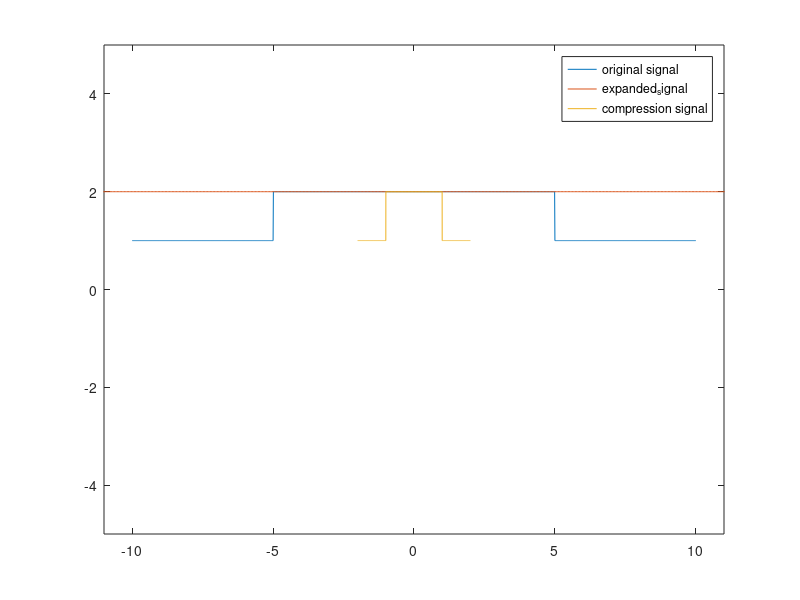

MATLAB code to generate this figure:
clear all
close all
clc
t=-10:0.01:10;
for i=1:length(t)
    if(t(i)>=5)
       x_t(i)=1; 
    else if (t(i)<=-5)
            x_t(i)=1;
        else
            x_t(i)=2;
        end
    end
end
comp=input('enter expansion factor');
exp=input('enter compression factor');

t_exp=t/exp;
t_comp=t.*comp;
% t_fold=t.*-1;

figure()
plot(t,x_t);
hold on
plot(t_comp,x_t);
plot(t_exp,x_t);
% plot(t_fold,x_t);
hold off
axis([-11 11 -5 5])
legend('original signal','expanded_signal','compression signal')
            